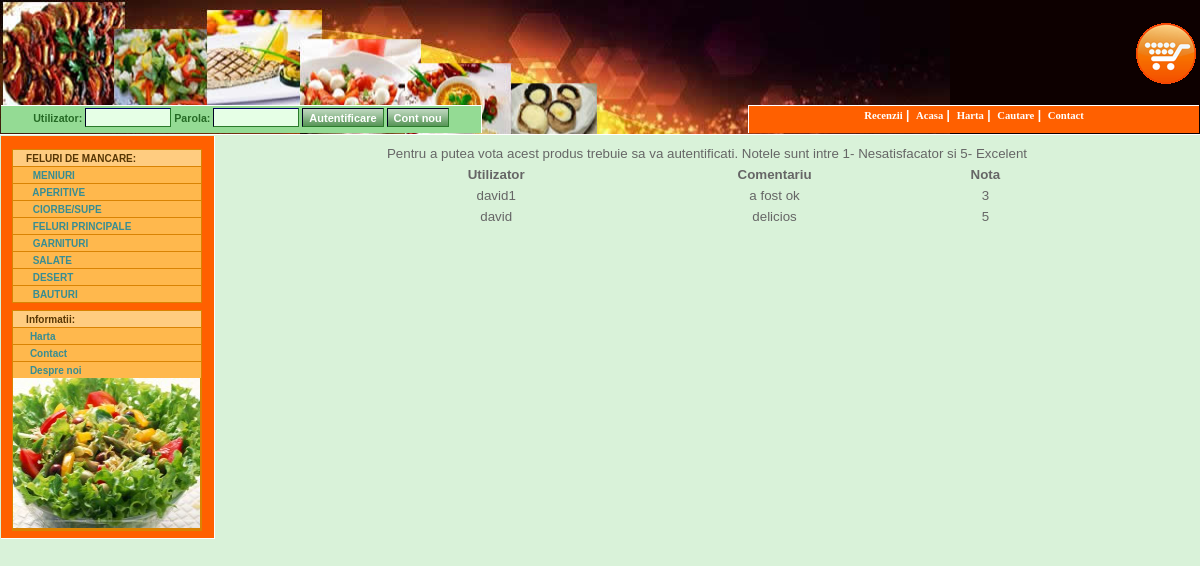
Page /recenzii.php on the committed database.
### tables this page shows
CREATE TABLE `tcategorii` (
  `fIdCategorie` int(11) UNSIGNED NOT NULL,
  `fNumeCategorie` varchar(50) NOT NULL DEFAULT ''
);

CREATE TABLE `tcomentarii` (
  `fIdComentariu` int(11) UNSIGNED NOT NULL,
  `fIdProdus` int(11) UNSIGNED NOT NULL DEFAULT '0',
  `fIdUtilizator` int(11) NOT NULL DEFAULT '0',
  `fComentariu` varchar(100) DEFAULT NULL,
  `fData` date NOT NULL DEFAULT '0000-00-00',
  `fAprobat` tinyint(1) UNSIGNED NOT NULL DEFAULT '0',
  `fValoareVot` int(11) UNSIGNED NOT NULL DEFAULT '0'
);

CREATE TABLE `tutilizatori` (
  `fIdUtilizator` int(11) UNSIGNED NOT NULL,
  `fNumeUtilizator` varchar(32) NOT NULL DEFAULT '',
  `fParola` varchar(32) NOT NULL DEFAULT '',
  `fEmail` varchar(150) NOT NULL DEFAULT '',
  `fAdresa` text,
  `fDataInregistrare` date DEFAULT NULL
);

### recenzii.php (the view, shortened to what this page needs)
<?php
	include_once("./include/functions.inc.php");
?>
<?php fInsertDocType(); ?>
<head>
<?php fInsertCSS(); ?>
</head>
<body>
	<table class="maintable">
		<tr style="height: 132px;">
			<td id="header">
			<?php fInsertCartLink(); ?>
			<?php fInsertLoginArea(); ?>
			<?php fInsertTopMenu(); ?>
			</td>
		</tr>
		<tr>
			<td>
				<table class="contenttable">
					<tr>
						<td class="leftcolcontainer">
							<table class="leftcoltable">
								<tr style="height: 5px;"><td></td></tr>
								<?php fInsertCategLeftMenu(); ?>
								<tr style="height: 5px;"><td></td></tr>
								<?php fInsertInfoLeftMenu(); ?>
								<tr style="height: 5px;"><td></td></tr>
							</table>
						</td>
						<td id="maincontent">
						<table style="width: 100%;">
<tr>
<td style="width: 700px;" valign="top" align="center">
					<?php
						$strSQL = "SELECT tcomentarii.*, tutilizatori.fNumeUtilizator FROM tcomentarii,  tutilizatori WHERE  tcomentarii.fIdUtilizator=tutilizatori.fIdUtilizator";
						$result = mysql_query($strSQL);
						echo "<table cellpadding=\"3\" cellspacing=\"0\" border=\"0\" width=\"700\" class=\"modelspecs\">\n";
						echo "<tr align=\"center\" style=\"font-weight: bold;\">";
						echo "<td width=\"200\">Utilizator</td>";
						echo "<td width=\"100\">Comentariu</td>";
						echo "<td width=\"100\">Nota</td>";
						echo "</tr>";
						while ($row = mysql_fetch_array($result)) {
							$strNumeUtilizator = $row['fNumeUtilizator'];
							$strcom = $row['fComentariu'];
							$vot = $row['fValoareVot'];
							echo "<td align=\"center\" width=\"200\"><a target=\"_blank\" class=\"genLinkReverse\">$strNumeUtilizator</a></td>\n";
							echo "<td align=\"center\" width=\"200\"><a target=\"_blank\" class=\"genLinkReverse\" >$strcom</a></td>\n";
							echo "<td align=\"center\" width=\"100\">$vot</td>\n";
							echo "</tr>\n";
						}
						echo "</table>\n";
					?>
				</td>
			</tr>
						</table>
</body>
</html>

### include/functions.inc.php (shortened to what this page needs)
<?php
function fInsertCSS() {
	echo "<link type=\"text/css\" rel=\"stylesheet\" href=\"./css/style.css\" />\n";
}
function fInsertDocType() {
	echo "<!DOCTYPE html PUBLIC \"-//W3C//DTD XHTML 1.0 Strict//EN\"     \"http://www.w3.org/TR/xhtml1/DTD/xhtml1-strict.dtd\">\n";
	echo "<html xmlns=\"http://www.w3.org/1999/xhtml\" xml:lang=\"en\" lang=\"en\">\n";
}
function fInsertLoginArea() {
	echo "<div id=\"loginarea\">\n";
	$intIdUtilizator =isset($_SESSION['intIdUtilizator']) ? $_SESSION['intIdUtilizator'] : '';
	if ($intIdUtilizator  > 0) {
		echo "Bine ai venit " . $_SESSION['strNumeUtilizator'] . " &nbsp; <a class=\"TopMyAccountLink\" href=\"contul_meu.php\">:: Contul meu</a> &nbsp; | &nbsp; <a class=\"LogoutLink\" href=\"execute.php?action=logout\">:: Iesire</a>\n";
	} else {
		echo "<form action=\"execute.php?action=login\" method=\"post\" style=\"display: inline;\" onsubmit=\"return fValidateLogin();\">\n";
		echo "<fieldset style=\"padding: 0px; border: 0px;\">\n";
		echo "<label class=\"loginlabel\" for=\"txtNumeUtilizator\">Utilizator:</label>\n";
		echo "<input class=\"logininput\" type=\"text\" name=\"txtNumeUtilizator\" id=\"txtNumeUtilizator\" maxlength=\"32\" />\n";
		echo "<label class=\"loginlabel\" for=\"txtParola\">Parola:</label>\n";
		echo "<input class=\"logininput\" type=\"password\" name=\"txtParola\" id=\"txtParola\" maxlength=\"32\" />\n";
		echo "<input type=\"submit\" alt=\"Autentificare\" class=\"loginbutton\" name=\"cmdLogin\" id=\"cmdLogin\" value=\"Autentificare\" />\n";
		echo "<input type=\"button\" alt=\"Cont nou\" class=\"loginbutton\" onclick=\"location.href='inregistrare.php'\" name=\"cmdRegister\" id=\"cmdRegister\" value=\"Cont nou\" />\n";
		echo "</fieldset>\n";
		echo "</form>\n";
	}
	echo "</div>\n";
}
function fInsertTopMenu() {
	echo "<span id=\"topmenu\">\n";
echo "<a href=\"recenzii.php\">Recenzii</a>&nbsp;|&nbsp;\n";
	echo "<a href=\"index.php\">Acasa</a>&nbsp;|&nbsp;\n";
	echo "<a href=\"harta_site1.php\">Harta</a>&nbsp;|&nbsp;\n";
	echo "<a href=\"harta_site.php\">Cautare</a>&nbsp;|&nbsp;\n";
	echo "<a href=\"contact.php\">Contact</a>\n";
	echo "</span>\n";
}
function fInsertCategLeftMenu() {
	echo "<tr>\n";
	echo "<td style=\"text-align: center;\" valign=\"top\">\n";
	echo "<div id=\"divcategmenu\">\n";
	echo "<div class=\"item\">\n";
	echo "<div class=\"leftmenu\">\n";
	echo "<h1> &nbsp;  &nbsp; FELURI DE MANCARE:</h1>\n";
	$strSQL = "SELECT * FROM tcategorii ORDER BY fIdCategorie";
	$result = mysql_query($strSQL);
	if (mysql_num_rows($result) > 0) {
		while ($row = mysql_fetch_array($result)) {
			echo "<a href=\"categorii.php?intIdCategorie=" . $row['fIdCategorie'] . "\"> &nbsp;  &nbsp;  &nbsp; " . $row['fNumeCategorie'] . "</a>\n";
		}
	} else {
		echo "<div style=\"padding: 10px; text-align: center;\">Nici un tip de produse.</div>\n";
	}
	echo "</div>\n";
	echo "</div>\n";
	echo "</div>\n";
	echo "</td>\n";
	echo "</tr>\n";
}
function fInsertInfoLeftMenu() {
	echo "<tr>\n";
	echo "<td style=\"text-align: center;\">\n";
	echo "<div id=\"divinfomenu\">\n";
	echo "<div class=\"item\">\n";
	echo "<div class=\"leftmenu\">\n";
	echo "<h1> &nbsp;  &nbsp; Informatii:</h1>\n";
	echo "<a href=\"harta_site1.php\">&nbsp;  &nbsp;  &nbsp;Harta</a>\n";
	echo "<a href=\"contact.php\">&nbsp;  &nbsp;  &nbsp;Contact</a>\n";
	echo "<a href=\"garantie.php\"> &nbsp;  &nbsp;  &nbsp;Despre noi</a>\n";
	echo "<img src=\"pr.jpg\" width=\"187\" height=\"150\" border=\"0\">";
	echo "</div>\n";
	echo "</div>\n";
	echo "</div>\n";
	echo "</td>\n";
	echo "</tr>\n";
}
function fInsertCartLink() {
	echo "<table id=\"cart\"><tr><td>\n";
	echo "<a href=\"rezervare.php\"><img alt=\"Cosul de cumparaturi\" src=\"./images/cart.gif\" /></a>\n";
	echo "</td></tr></table>\n";
}
?>

### css/style.css (style rules this page uses)
body { background: #D9F2D9; text-align: center; font-family: Verdana, Arial, Helvetica, sans-serif; color: #666666; margin:0px; font-size: 10pt; }
img { border: 0px none; }
#topmenu { padding-top: 2px; text-align: center; font-weight: bold; color: #FFFFFF; width: 450px; height: 25px; background-color: #FF6000; border-top: 1px #FFFFFF solid; border-left: 1px #FFFFFF solid; float: right; vertical-align: bottom; font-size: 9pt; }
#topmenu a:link, #topmenu a:visited { font-family: Verdana, Tahoma; color: #FFFFFF; font-weight: bold; font-size: 8pt; text-decoration: none; }
#header { width:100%; height:132px; background: #0D0000; text-align: left; background-image: url(../images/header11.jpg); background-repeat: no-repeat; text-align: right; vertical-align: bottom; border-bottom: 1px solid #FFFFFF; }
#divcategmenu { text-align: justify; margin: 0 10px 0 0; padding: 0; color: #573604; font-weight: bold; font-size: 7.5pt; width: 190px; background: none; font-family: Verdana, Geneva, Arial, Helvetica, sans-serif; }
#divcategmenu .item { margin: 0px; padding: 0px; background: #E4E4E4; }
#divcategmenu .leftmenu { margin: 0px; padding: 0px; border: 1px solid #D98303; background: #D98303; }
#divcategmenu h1 { margin: 0; padding: 3px 1px 2px 2px; font-size: 10px; background-color: #FFCC80 }
#divcategmenu a:link, #divcategmenu a:visited { margin-top: 1px; padding: 3px 3px 2px 3px; display: block; text-decoration: none; color: #378D93; background: #FFB84D; }
#divinfomenu { text-align: justify; margin: 0 10px 0 0; padding: 0; color: #573604; font-weight: bold; font-size: 7.5pt; width: 190px; background: none; font-family: Verdana, Geneva, Arial, Helvetica, sans-serif; }
#divinfomenu .item { margin: 0px; padding: 0px; background: #E4E4E4; }
#divinfomenu .leftmenu { margin: 0px; padding: 0px; border: 1px solid #D98303; background: #D98303; }
#divinfomenu h1 { margin: 0; padding: 3px 1px 2px 2px; font-size: 10px; background-color: #FFCC80 }
#divinfomenu a:link, #divinfomenu a:visited { margin-top: 1px; padding: 3px 3px 2px 3px; display: block; text-decoration: none; color: #378D93; background: #FFB84D; }
#maincontent { background: #D9F2D9; vertical-align: top; padding-top: 10px; }
.maintable { width: 100%; border: 0px; padding: 0px; border-spacing: 0px; border-collapse: collapse; }
.leftcoltable { width: 100%; height: 100%; padding-top: 0px; border-spacing: 0px; border-collapse: collapse; }
.leftcolcontainer { text-align: center; width: 130px; border-right: 1px solid #FFFFFF; border-bottom: 1px solid #FFFFFF; background: #FF6000; padding-left: 10px; padding-top: 7px; vertical-align: top; }
.contenttable { width: 100%; padding: 0px; border-spacing: 0px; border-collapse: collapse; }
#cart { width: 100px; height: 100px; margin-left: auto; }
#loginarea { padding-top: 2px; text-align: center; font-weight: bold; color: #FFFFFF; width: 480px; height: 25px; background-color: #94DB94; border-top: 1px #FFFFFF solid; border-right: 1px #FFFFFF solid; float: left; vertical-align: bottom; font-size: 8pt; }
.loginbutton { background: url(../images/bglogin.gif); border-right: #2A7A2A 1px solid; border-bottom: #2A7A2A 1px solid; border-top: #000022 1px solid; border-left: #000022 1px solid; font-size: 11px; color: #FFFFFF; font-family: tahoma,sans-serif; font-weight: bold; height: 19px; text-decoration: none; }
.logininput { padding-left: 2px; background-color: #E6FFE6; border-right: #2A7A2A 1px solid; border-bottom: #2A7A2A 1px solid; border-top: #000066 1px solid; border-left: #000022 1px solid; font-size: 8pt; color: #144E14; font-family: tahoma, verdana, sans-serif; font-weight: bold; height: 15px; text-decoration: none; width: 80px; }
.loginlabel { color: #256A25; font-size: 8pt; }

### rows in the picture
tcategorii: fNumeCategorie "MENIURI"
tcategorii: fNumeCategorie "APERITIVE"
tcategorii: fNumeCategorie "CIORBE/SUPE"
tcategorii: fNumeCategorie "FELURI PRINCIPALE"
tcategorii: fNumeCategorie "GARNITURI"
tcategorii: fNumeCategorie "SALATE"
tcategorii: fNumeCategorie "DESERT"
tcategorii: fNumeCategorie "BAUTURI"
tcomentarii: tutilizatori.fNumeUtilizator "david1", fComentariu "a fost ok", fValoareVot "3"
tcomentarii: tutilizatori.fNumeUtilizator "david", fComentariu "delicios", fValoareVot "5"
